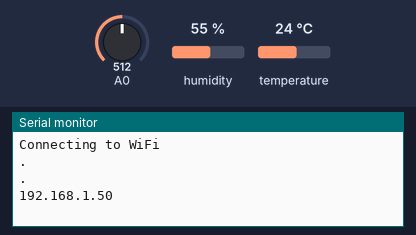
This program was run on a simulated ESP8266 (NodeMCU). Parts: the last lines printed to the serial monitor. The test bench sets the inputs (shaded band); at power-on: humidity 55 %, A0 = 512, temperature 24 °C. WiFi joins after 1.5 s; servers stay silent unless stated; uploads are accepted with an empty reply.

Above: at 3.2 s.
3.3 s: humidity set to 22 %
At 11.1 s:
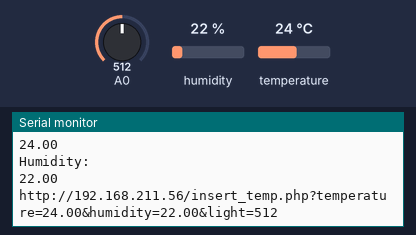
16.7 s: A0 set to 716
At 21.1 s:
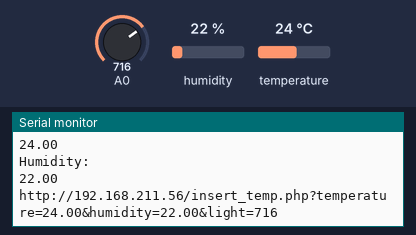
30.1 s: temperature set to 12 °C
At 41.2 s:
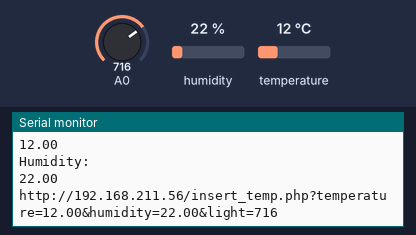
43.5 s: A0 set to 900
At 51.2 s:
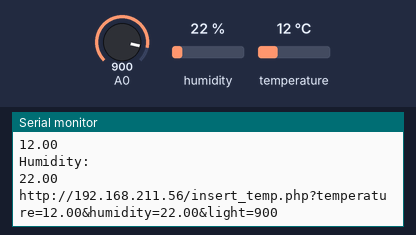
56.9 s: humidity set to 40 %
At 61.2 s:
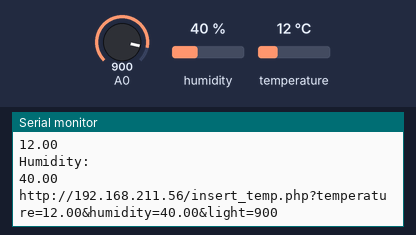
Timing chart, 0 to 62.7 s (numbered marks = the images above; inputs shaded):
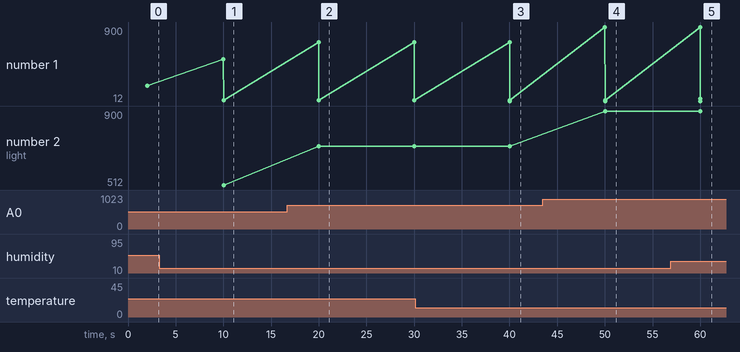

The program:

main.cpp
```cpp
#include <Arduino.h>
#include <ESP8266WiFi.h>
#include <Hash.h>
#include <Adafruit_Sensor.h>
#include <DHT.h>
#include <ESP8266HTTPClient.h>

const char* ssid = "NETGEAR";
const char* password = "";

#define DHTPIN D3    // Digital pin connected to the DHT sensor
#define DHTTYPE    DHT11     // DHT 11
DHT dht(DHTPIN, DHTTYPE);

String HOST_NAME = "http://192.168.211.56"; // apache server
String PATH_NAME   = "/insert_temp.php?";  //php script
String queryTemp = "temperature=";
String queryHum = "humidity=";
String queryLight = "light=";
String andOperator = "&";
WiFiClient wifiClient;
HTTPClient http;
// current temperature & humidity, updated in loop()
float t = 0.0;
float h = 0.0;
int l = 0;

unsigned long previousMillis = 0;    // will store last time DHT was updated

// Updates DHT readings every 10 seconds
const long interval = 10000;

void post_readings() {
  http.begin(wifiClient, (HOST_NAME + PATH_NAME + queryTemp + t + andOperator + queryHum + h + andOperator + queryLight  + l)); //HTTP
  Serial.println(HOST_NAME + PATH_NAME + queryTemp + t + andOperator + queryHum + h + andOperator + queryLight  + l);
  int httpCode = http.GET();
  if(httpCode > 0) {
    // file found at server
    if(httpCode == HTTP_CODE_OK) {
      String payload = http.getString();
      Serial.println(payload);
    }
    else {
      // HTTP header has been send and Server response header has been handled
          Serial.printf("[HTTP] GET... code: %d\n", httpCode);
    }
  }
  else {
        Serial.printf("[HTTP] GET... failed, error: %s\n", http.errorToString(httpCode).c_str());
  }
      http.end();
}

void setup(){
  // Serial port for debugging purposes
  Serial.begin(115200);
  dht.begin();

  WiFi.begin(ssid);
  Serial.println("Connecting to WiFi");
  while (WiFi.status() != WL_CONNECTED) {
    delay(1000);
    Serial.println(".");
  }
  // Print ESP8266 Local IP Address
  Serial.println(WiFi.localIP());
}

void loop(){
  unsigned long currentMillis = millis();
  if (currentMillis - previousMillis >= interval) {
    // save the last time you updated the DHT values
    previousMillis = currentMillis;

    //read and print light value
    l = (int)analogRead(A0);
    Serial.println("Lichtwert ADC: ");
    Serial.println(l);

    // Read temperature as Celsius (the default)
    float newT = dht.readTemperature();
    if (isnan(newT)) {
      Serial.println("Failed to read from DHT sensor!");
    }
    else {
      t = newT;
      Serial.println("Temperature: ");
      Serial.println(t);
    }
    // Read Humidity
    float newH = dht.readHumidity();
    // if humidity read failed, don't change h value
    if (isnan(newH)) {
      Serial.println("Failed to read from DHT sensor!");
    }
    else {
      h = newH;
      Serial.println("Humidity: ");
      Serial.println(h);
    }
    post_readings();
  }
}
```

Measured:
- after the input at 3.3 s, the serial monitor: prints a new line after 6.7 s (image 1)
- after the input at 16.7 s, the serial monitor: prints a new line after 3.3 s (image 2)
- after the input at 30.1 s, the serial monitor: prints a new line after 9.9 s (image 3)
- after the input at 43.5 s, the serial monitor: prints a new line after 6.5 s (image 4)
- after the input at 56.9 s, the serial monitor: prints a new line after 3.1 s (image 5)
- plotted number 1: 192.17 → 22 after the input at 3.3 s, 22 → 40 after the input at 56.9 s
- plotted number 2: 512 → 716 after the input at 16.7 s, 716 → 900 after the input at 43.5 s
